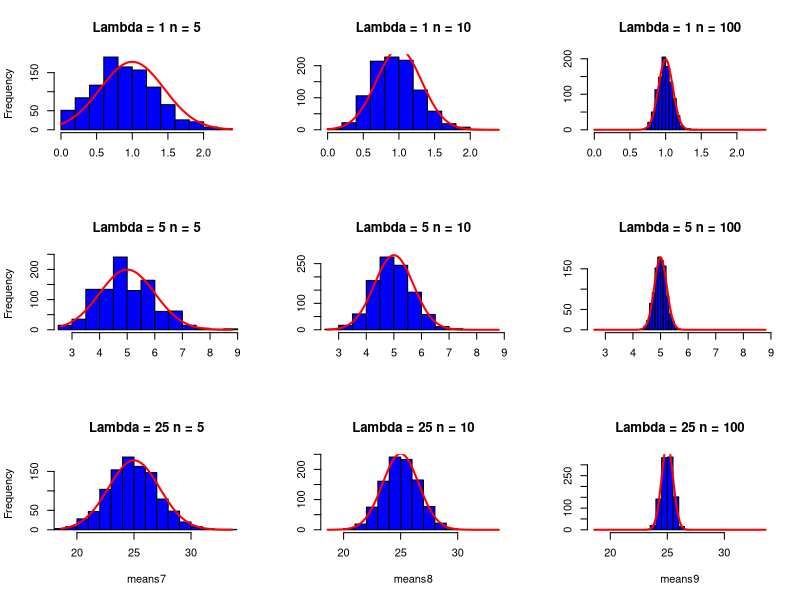

Recreate this plot in R.
set.seed(500)
means1 <- double(1000)

for (i in 1:1000) {
  data1 <- rpois(n = 5, lambda = 1)
  means1[i] <- mean(data1)
}

means2 <- double(1000)

for (i in 1:1000) {
  data2 <- rpois(n = 10, lambda = 1)
  means2[i] <- mean(data2)
}

means3 <- double(1000)

for (i in 1:1000) {
  data3 <- rpois(n = 100, lambda = 1)
  means3[i] <- mean(data3)
}

means4 <- double(1000)

for (i in 1:1000) {
  data4 <- rpois(n = 5, lambda = 5)
  means4[i] <- mean(data4)
}

means5 <- double(1000)

for (i in 1:1000) {
  data5 <- rpois(n = 10, lambda = 5)
  means5[i] <- mean(data5)
}

means6 <- double(1000)

for (i in 1:1000) {
  data6 <- rpois(n = 100, lambda = 5)
  means6[i] <- mean(data6)
}

means7 <- double(1000)

for (i in 1:1000) {
  data7 <- rpois(n = 5, lambda = 25)
  means7[i] <- mean(data7)
}

means8 <- double(1000)

for (i in 1:1000) {
  data8 <- rpois(n = 10, lambda = 25)
  means8[i] <- mean(data8)
}

means9 <- double(1000)

for (i in 1:1000) {
  data9 <- rpois(n = 100, lambda = 25)
  means9[i] <- mean(data9)
}

par(mfrow = c(3, 3))
Hist1 <- hist(means1, col = "Blue", main = "Lambda = 1 n = 5", xlab = "", xlim = c(min(means1),max(means1)))
breaks1 <- Hist1$breaks
curve(dnorm(x, mean = 1, sd = sqrt(1/5)) * length(means1)*diff(breaks1), add = TRUE, col = "red", lwd = 2)

Hist2 <- hist(means2, col = "Blue", main = "Lambda = 1 n = 10", xlab = "", ylab = "", xlim = c(min(means1),max(means1)))
breaks2 <- Hist2$breaks
curve(dnorm(x, mean = 1, sd = sqrt(1/10)) * length(means2)*diff(breaks2), add = TRUE, col = "red", lwd = 2)

Hist3 <- hist(means3, col = "Blue", main = "Lambda = 1 n = 100", xlab = "", ylab = "", xlim = c(min(means1),max(means1)))
breaks3 <- Hist3$breaks
curve(dnorm(x, mean = 1, sd = sqrt(1/100)) * length(means3)*diff(breaks3), add = TRUE, col = "red", lwd = 2)

Hist4 <- hist(means4, col = "Blue", main = "Lambda = 5 n = 5", xlab = "", xlim = c(min(means4),max(means4)))
breaks4 <- Hist4$breaks
curve(dnorm(x, mean = 5, sd = sqrt(5/5)) * length(means4)*diff(breaks4), add = TRUE, col = "red", lwd = 2)


Hist5 <- hist(means5, col = "Blue", main = "Lambda = 5 n = 10", xlab = "", ylab = "", xlim = c(min(means4),max(means4)))
breaks5 <- Hist5$breaks
curve(dnorm(x, mean = 5, sd = sqrt(5/10)) * length(means5)*diff(breaks5), add = TRUE, col = "red", lwd = 2)

Hist6 <- hist(means6, col = "Blue", main = "Lambda = 5 n = 100", xlab = "", ylab = "", xlim = c(min(means4),max(means4)))
breaks6 <- Hist6$breaks
curve(dnorm(x, mean = 5, sd = sqrt(5/100)) * length(means6)*diff(breaks6), add = TRUE, col = "red", lwd = 2)

Hist7 <- hist(means7, col = "Blue", main = "Lambda = 25 n = 5", xlim = c(min(means7),max(means7)))
breaks7 <- Hist7$breaks
curve(dnorm(x, mean = 25, sd = sqrt(25/5)) * length(means7) * diff(breaks7), add = TRUE, col = "red", lwd = 2)

Hist8 <- hist(means8, col = "Blue", main = "Lambda = 25 n = 10", ylab = "", xlim = c(min(means7),max(means7)))
breaks8 <- Hist8$breaks
curve(dnorm(x, mean = 25, sd = sqrt(25/10)) * length(means8) * diff(breaks8), add = TRUE, col = "red", lwd = 2)


Hist9 <- hist(means9, col = "Blue", main = "Lambda = 25 n = 100", ylab = "", xlim = c(min(means7),max(means7)))
breaks9 <- Hist9$breaks
curve(dnorm(x, mean = 25, sd = sqrt(25/100)) * length(means9) * .5, add = TRUE, col = "red", lwd = 2)

Prob1 <- sum(means1 >= 1 + 2*sqrt(1/5)) / length(means1)

Prob2 <- sum(means2 >= 1 + 2*sqrt(1/10)) / length(means2)

Prob3 <- sum(means3 >= 1 + 2*sqrt(1/100)) / length(means3)

Prob4 <- sum(means4 >= 5 + 2*sqrt(5/5)) / length(means4)

Prob5 <- sum(means5 >= 5 + 2*sqrt(5/10)) / length(means5)

Prob6 <- sum(means6 >= 5 + 2*sqrt(5/100)) / length(means6)

Prob7 <- sum(means7 >= 25 + 2*sqrt(25/5)) / length(means7)

Prob8 <- sum(means8 >= 25 + 2*sqrt(25/10)) / length(means8)

Prob9 <- sum(means9 >= 25 + 2*sqrt(25/100)) / length(means9)

## Normal approximation probability
normapprox <- 1 - pnorm(2,0,1)